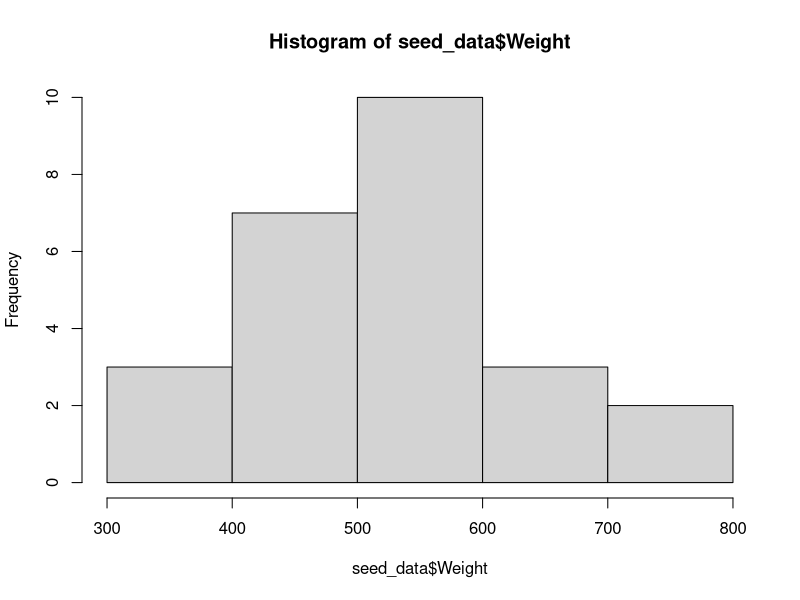

Write R code to recreate this figure.
## ---- chunk 1
knitr::opts_chunk$set(echo = TRUE)
## ---- chunk 2
pnorm(0.64)
## ---- chunk 3
pnorm(-0.37)
## ---- chunk 4
pnorm(1.24, lower.tail = FALSE)
## ---- chunk 5
pnorm(1.15) - pnorm(-0.37)
## ---- chunk 6
qnorm(0.3300)
## ---- chunk 7
qnorm(0.1841, lower.tail = FALSE)
## ---- chunk 8
pnorm(5.7, mean = 5.4, sd = 0.2)
## ---- chunk 9
pnorm(5.3, mean = 5.4, sd = 0.2, lower.tail = FALSE)
## ---- chunk 10
pnorm(5.5, mean = 5.4, sd = 0.2) - pnorm(5.2, mean = 5.4, sd = 0.2)
## ---- chunk 11
qnorm(0.85, mean = 5.4, sd = 0.2)
## ---- chunk 12
# standard deviation
5/sqrt(100)
## ---- chunk 13
library(ggplot2)
seed_data <- read.csv("../Data/Seeds.csv")

hist(seed_data$Weight)

# mean
mean(seed_data$Weight)

# standard deviation
sd(seed_data$Weight)
## ---- chunk 14
# this is t-alpha/2
qt(1-0.025, df = 25-1)

mean(seed_data$Weight) + qt(1-0.025, df = 25-1)*(sd(seed_data$Weight)/sqrt(25))

mean(seed_data$Weight) - qt(1-0.025, df = 25-1)*(sd(seed_data$Weight)/sqrt(25))

# or I can do this...
t.test(seed_data$Weight)
